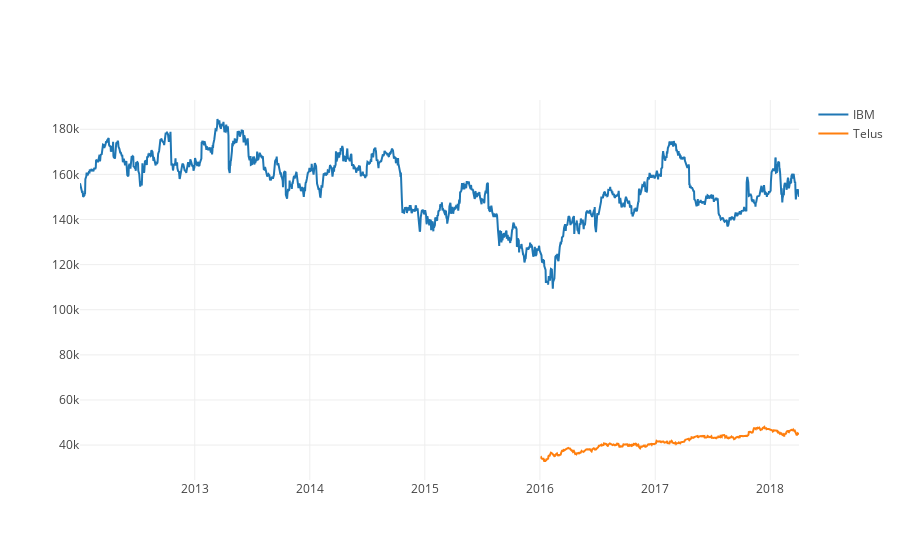

Here is the notebook cell this chart was saved with:
### Code cell
myP.grafPortfolio('Market')

### Figure 1 — Plotly figure (JSON) as saved in the notebook; plotly's stock layout.template omitted (floating-point values rounded to 4 significant figures; data arrays with more than 128 entries replaced by an {"elided": "..."} marker saying what was removed)
{"data": [{"mode": "lines", "name": "IBM", "type": "scatter", "x": {"elided": "1571 str values"}, "y": {"elided": "1571 float values"}}, {"mode": "lines", "name": "Telus", "type": "scatter", "x": {"elided": "564 str values"}, "y": {"elided": "564 float values"}}], "layout": {}}
